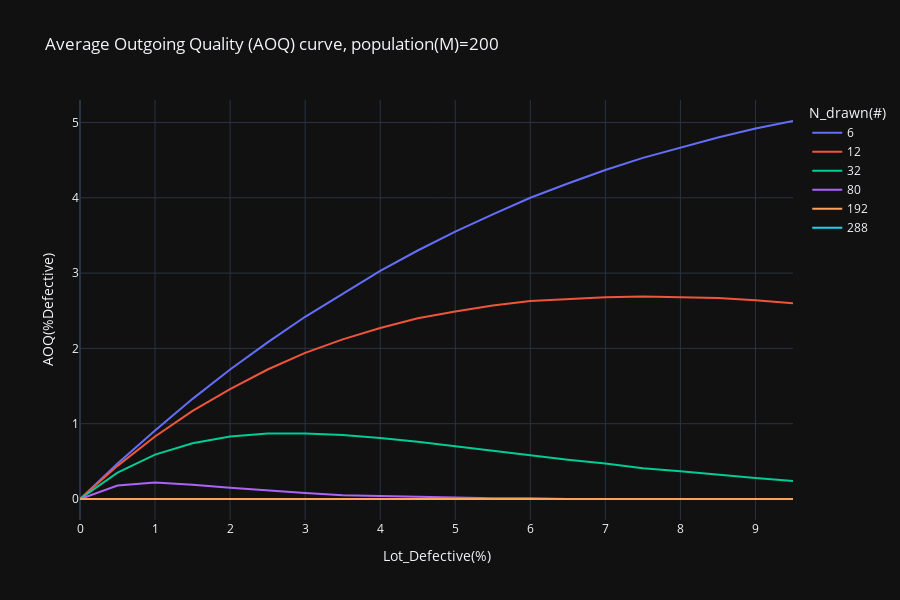

This figure's notebook cell:
### Markdown cell above
AOQ curve

### Code cell
fig2 = px.line(df, x='Lot_Defective', y='AOQ', color='N_drawn',height=600
                ,title=f"Average Outgoing Quality (AOQ) curve, population(M)={M}"
                ,labels={
                    'Lot_Defective':'Lot_Defective(%)',
                    'AOQ':'AOQ(%Defective)',
                    'N_drawn':'N_drawn(#)'})
fig2.show()
# fig.write_html(f"AOQcurve_population{M}.html")

### Figure 1 — Plotly figure (JSON) as saved in the notebook; plotly's stock layout.template omitted (floating-point values rounded to 4 significant figures)
{"data": [{"hovertemplate": "N_drawn(#)=6<br>Lot_Defective(%)=%{x}<br>AOQ(%Defective)=%{y}<extra></extra>", "legendgroup": "6", "line": {"color": "#636efa", "dash": "solid"}, "marker": {"symbol": "circle"}, "mode": "lines", "name": "6", "orientation": "v", "showlegend": true, "type": "scatter", "x": [0, 0.5, 1, 1.5, 2, 2.5, 3, 3.5, 4, 4.5, 5, 5.5, 6, 6.5, 7.0, 7.5, 8, 8.5, 9, 9.5], "xaxis": "x", "y": [0, 0.47, 0.91, 1.33, 1.72, 2.08, 2.42, 2.73, 3.03, 3.3, 3.55, 3.78, 4, 4.19, 4.37, 4.53, 4.67, 4.8, 4.92, 5.02], "yaxis": "y"}, {"hovertemplate": "N_drawn(#)=12<br>Lot_Defective(%)=%{x}<br>AOQ(%Defective)=%{y}<extra></extra>", "legendgroup": "12", "line": {"color": "#EF553B", "dash": "solid"}, "marker": {"symbol": "circle"}, "mode": "lines", "name": "12", "orientation": "v", "showlegend": true, "type": "scatter", "x": [0, 0.5, 1, 1.5, 2, 2.5, 3, 3.5, 4, 4.5, 5, 5.5, 6, 6.5, 7.0, 7.5, 8, 8.5, 9, 9.5], "xaxis": "x", "y": [0, 0.44, 0.83, 1.17, 1.46, 1.72, 1.94, 2.12, 2.27, 2.4, 2.49, 2.57, 2.63, 2.66, 2.68, 2.69, 2.68, 2.67, 2.64, 2.6], "yaxis": "y"}, {"hovertemplate": "N_drawn(#)=32<br>Lot_Defective(%)=%{x}<br>AOQ(%Defective)=%{y}<extra></extra>", "legendgroup": "32", "line": {"color": "#00cc96", "dash": "solid"}, "marker": {"symbol": "circle"}, "mode": "lines", "name": "32", "orientation": "v", "showlegend": true, "type": "scatter", "x": [0, 0.5, 1, 1.5, 2, 2.5, 3, 3.5, 4, 4.5, 5, 5.5, 6, 6.5, 7.0, 7.5, 8, 8.5, 9, 9.5], "xaxis": "x", "y": [0, 0.35, 0.59, 0.74, 0.83, 0.87, 0.87, 0.85, 0.81, 0.76, 0.7, 0.64, 0.58, 0.52, 0.47, 0.41, 0.37, 0.32, 0.28, 0.24], "yaxis": "y"}, {"hovertemplate": "N_drawn(#)=80<br>Lot_Defective(%)=%{x}<br>AOQ(%Defective)=%{y}<extra></extra>", "legendgroup": "80", "line": {"color": "#ab63fa", "dash": "solid"}, "marker": {"symbol": "circle"}, "mode": "lines", "name": "80", "orientation": "v", "showlegend": true, "type": "scatter", "x": [0, 0.5, 1, 1.5, 2, 2.5, 3, 3.5, 4, 4.5, 5, 5.5, 6, 6.5, 7.0, 7.5, 8, 8.5, 9, 9.5], "xaxis": "x", "y": [0, 0.18, 0.22, 0.19, 0.15, 0.11, 0.08, 0.05, 0.04, 0.02, 0.02, 0.01, 0.01, 0, 0, 0, 0, 0, 0, 0], "yaxis": "y"}, {"hovertemplate": "N_drawn(#)=192<br>Lot_Defective(%)=%{x}<br>AOQ(%Defective)=%{y}<extra></extra>", "legendgroup": "192", "line": {"color": "#FFA15A", "dash": "solid"}, "marker": {"symbol": "circle"}, "mode": "lines", "name": "192", "orientation": "v", "showlegend": true, "type": "scatter", "x": [0, 0.5, 1, 1.5, 2, 2.5, 3, 3.5, 4, 4.5, 5, 5.5, 6, 6.5, 7.0, 7.5, 8, 8.5, 9, 9.5], "xaxis": "x", "y": [0, 0, 0, 0, 0, 0, 0, 0, 0, 0, 0, 0, 0, 0, 0, 0, 0, 0, 0, 0], "yaxis": "y"}, {"hovertemplate": "N_drawn(#)=288<br>Lot_Defective(%)=%{x}<br>AOQ(%Defective)=%{y}<extra></extra>", "legendgroup": "288", "line": {"color": "#19d3f3", "dash": "solid"}, "marker": {"symbol": "circle"}, "mode": "lines", "name": "288", "orientation": "v", "showlegend": true, "type": "scatter", "x": [0, 0.5, 1, 1.5, 2, 2.5, 3, 3.5, 4, 4.5, 5, 5.5, 6, 6.5, 7.0, 7.5, 8, 8.5, 9, 9.5], "xaxis": "x", "y": [null, null, null, null, null, null, null, null, null, null, null, null, null, null, null, null, null, null, null, null], "yaxis": "y"}], "layout": {"height": 600, "legend": {"title": {"text": "N_drawn(#)"}, "tracegroupgap": 0}, "title": {"text": "Average Outgoing Quality (AOQ) curve, population(M)=200"}, "xaxis": {"anchor": "y", "domain": [0, 1], "title": {"text": "Lot_Defective(%)"}}, "yaxis": {"anchor": "x", "domain": [0, 1], "title": {"text": "AOQ(%Defective)"}}}}
